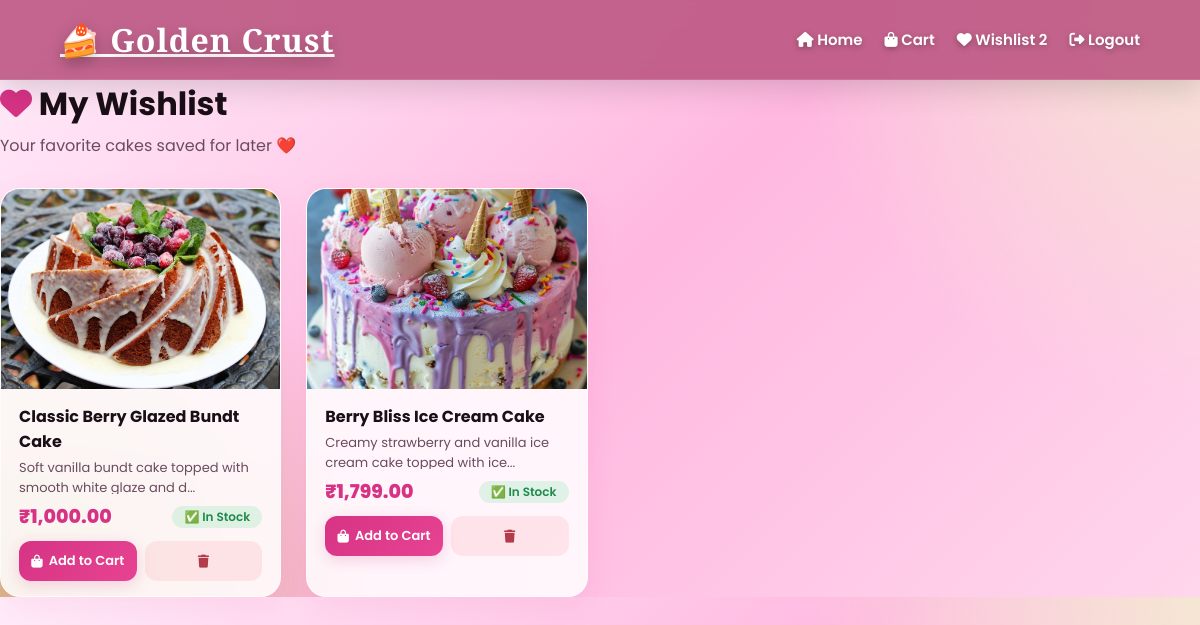
Screenshot of /wishlist_page.php (signed in) with the database file from the repository.
### tables this page shows
CREATE TABLE `wishlist` (
  `id` int(11) NOT NULL,
  `user_id` int(11) NOT NULL,
  `product_id` int(11) NOT NULL,
  `added_date` datetime DEFAULT current_timestamp()
);

CREATE TABLE `cakes` (
  `id` int(11) NOT NULL,
  `itemname` varchar(255) NOT NULL,
  `categories` enum('Chocolate','Fruit','Bundt','Velvet','Celebration','Ice Cream','Cupcake','Roll','Pastry') NOT NULL,
  `price` decimal(10,2) NOT NULL,
  `img` varchar(255) DEFAULT NULL,
  `description` text DEFAULT NULL,
  `stock` int(11) NOT NULL DEFAULT 0,
  `created_at` timestamp NOT NULL DEFAULT current_timestamp()
);

### wishlist_page.php (the view, shortened to what this page needs)
<?php
$conn = mysqli_connect("localhost", "root", "", "golden_crust");
$user_id = isset($_SESSION['user_id']) ? (int)$_SESSION['user_id'] : 0;
$stmt = mysqli_prepare($conn, "
    SELECT w.*, c.itemname, c.price, c.img, c.description, c.stock
    FROM wishlist w
    JOIN cakes c ON w.product_id = c.id
    WHERE w.user_id = ?
    ORDER BY w.added_date DESC
");
mysqli_stmt_bind_param($stmt, "i", $user_id);
mysqli_stmt_execute($stmt);
$result = mysqli_stmt_get_result($stmt);
$stmt = mysqli_prepare($conn, "SELECT COUNT(*) AS total FROM wishlist WHERE user_id = ?");
mysqli_stmt_bind_param($stmt, "i", $user_id);
mysqli_stmt_execute($stmt);
$count_result = mysqli_stmt_get_result($stmt);
$count_row = mysqli_fetch_assoc($count_result);
$wishlist_count = $count_row['total'] ?? 0;
?>
<!DOCTYPE html>
<html>
<head>
<link rel="stylesheet" href="https://cdnjs.cloudflare.com/ajax/libs/font-awesome/6.4.0/css/all.min.css">
     <link rel="stylesheet" href="css/style.css">
<link rel="stylesheet" href="css/wishlist.css">
</head>
<body>
<nav class="navbar">
    <a href="cakes.php" class="logo">🍰 Golden Crust</a>
    <ul class="nav-links">
        <li><a href="cakes.php"><i class="fas fa-home"></i> Home</a></li>
        <li><a href="cart.php"><i class="fas fa-shopping-bag"></i> Cart</a></li>
        <li><a href="wishlist_page.php"><i class="fas fa-heart"></i> Wishlist
            <?php if ($wishlist_count > 0): ?>
                <span class="badge"><?php echo $wishlist_count; ?></span>
            <?php endif; ?>
        </a></li>
        <li><a href="logout.php"><i class="fas fa-sign-out-alt"></i> Logout</a></li>
    </ul>
</nav>
<div class="wishlist-container">
    <h1><i class="fas fa-heart"></i> My Wishlist</h1>
    <p class="subtitle">Your favorite cakes saved for later ❤️</p>
    <?php if (mysqli_num_rows($result) > 0): ?>
        <div class="wishlist-grid">
            <?php while ($row = mysqli_fetch_assoc($result)):
                $stock = (int)$row['stock'];
                $price = number_format((float)$row['price'], 2);
                $img = !empty($row['img']) ? 'admin/uploads/' . htmlspecialchars($row['img']) : '';
            ?>
                <div class="wishlist-item" data-product-id="<?php echo $row['product_id']; ?>">
                    <div class="img-wrap">
                        <?php if (!empty($img)): ?>
                            <img src="<?php echo $img; ?>" alt="<?php echo htmlspecialchars($row['itemname']); ?>">
                        <?php else: ?>
                            <div style="display:flex;align-items:center;justify-content:center;height:200px;color:#d63384;font-size:40px;">
                                <i class="fas fa-cake"></i>
                            </div>
                        <?php endif; ?>
                    </div>
                    <div class="info">
                        <h3><?php echo htmlspecialchars($row['itemname']); ?></h3>
                        <p class="desc"><?php echo substr(htmlspecialchars($row['description'] ?? ''), 0, 60); ?>...</p>
                        <div style="display:flex;justify-content:space-between;align-items:center;">
                            <span class="price">₹<?php echo $price; ?></span>
                            <span class="stock <?php echo $stock > 0 ? 'in-stock' : 'out-stock'; ?>">
                                <?php echo $stock > 0 ? '✅ In Stock' : '❌ Out of Stock'; ?>
                            </span>
                        </div>
                    </div>
                    <div class="actions">
                        <?php if ($stock > 0): ?>
                            <a href="add_to_cart.php?product_id=<?php echo $row['product_id']; ?>&qty=1" class="btn btn-add-cart">
                                <i class="fas fa-shopping-bag"></i> Add to Cart
                            </a>
                        <?php else: ?>
                            <span class="btn btn-out-of-stock">
                                <i class="fas fa-ban"></i> Out of Stock
                            </span>
                        <?php endif; ?>
                        <button class="btn btn-remove" onclick="removeFromWishlist(<?php echo $row['product_id']; ?>, this)">
                            <i class="fas fa-trash"></i>
                        </button>
                    </div>
                </div>
            <?php endwhile; ?>
        </div>
    <?php endif; ?>
</div>
</body>
</html>

### css/style.css (style rules this page uses)
* { margin: 0; padding: 0; box-sizing: border-box; font-family: 'Poppins', sans-serif; }
:root { --primary: #EC7FA9; --secondary: #FFB8E0; --dark: #BE5985; --light: #FFEDFA; --white: #ffffff; --text: #4a2c3a; --footer-bg: #c96a8f; --footer-dark: #a84d72; }
html { scroll-behavior: smooth; }
body { background: radial-gradient(circle at top right, #f5e6d3 0%, transparent 30%), radial-gradient(circle at bottom left, #d9b38c 0%, transparent 30%), linear-gradient(135deg, #FFEDFA, #FFB8E0, #FFD6EC); color: var(--text); overflow-x: hidden; padding-top: 80px; }
.navbar { position: fixed; top: 0; left: 0; width: 100%; display: flex; justify-content: space-between; align-items: center; padding: 18px 60px; background: rgba(190, 89, 133, 0.92); backdrop-filter: blur(12px); -webkit-backdrop-filter: blur(12px); border-bottom: 1px solid rgba(255, 255, 255, 0.1); box-shadow: 0 8px 30px rgba(0, 0, 0, 0.15); z-index: 1000; }
.logo { font-size: 32px; font-weight: 800; color: #fff; letter-spacing: 1px; font-family: 'Playfair Display', serif; text-shadow: 0 5px 15px rgba(0, 0, 0, 0.25); cursor: pointer; transition: 0.4s; }
.nav-links { display: flex; align-items: center; gap: 22px; list-style: none; }
.nav-links a { text-decoration: none; color: #fff; font-size: 15px; font-weight: 600; transition: 0.3s; position: relative; text-shadow: 0 2px 6px rgba(0, 0, 0, 0.3); }
.nav-links a::after { content: ""; position: absolute; left: 0; bottom: -6px; width: 0%; height: 2px; background: #fff; transition: 0.3s; }

### css/wishlist.css (style rules this page uses)
.wishlist-container { max-width: 1200px; margin: 0 auto; }
.wishlist-container h1 { font-size: 32px; color: #1a0f17; margin-bottom: 5px; }
.wishlist-container h1 i { color: #d63384; }
.wishlist-container .subtitle { color: #6b4b5e; margin-bottom: 30px; }
.wishlist-grid { display: grid; grid-template-columns: repeat(auto-fill, minmax(260px, 1fr)); gap: 25px; }
.wishlist-item { background: rgba(255, 255, 255, 0.85); backdrop-filter: blur(10px); border-radius: 20px; overflow: hidden; box-shadow: 0 10px 30px rgba(214, 51, 132, 0.08); border: 1px solid rgba(255, 255, 255, 0.6); transition: all 0.3s ease; }
.wishlist-item .img-wrap { width: 100%; height: 200px; overflow: hidden; background: #f8e8ef; }
.wishlist-item .img-wrap img { width: 100%; height: 100%; object-fit: cover; transition: transform 0.3s ease; }
.wishlist-item .info { padding: 15px 18px 10px; }
.wishlist-item .info h3 { font-size: 16px; color: #1a0f17; font-weight: 700; }
.wishlist-item .info .desc { color: #6b4b5e; font-size: 13px; margin: 4px 0 8px; height: 36px; overflow: hidden; }
.wishlist-item .info .price { color: #d63384; font-weight: 800; font-size: 19px; }
.wishlist-item .info .stock { font-size: 12px; font-weight: 600; padding: 2px 12px; border-radius: 20px; display: inline-block; }
.in-stock { background: rgba(46, 213, 115, 0.15); color: #1f8b4c; }
.wishlist-item .actions { display: flex; gap: 8px; padding: 0 18px 15px; }
.wishlist-item .actions .btn { flex: 1; padding: 10px 12px; border: none; border-radius: 12px; font-weight: 600; font-size: 13px; cursor: pointer; transition: all 0.3s ease; text-align: center; text-decoration: none; display: flex; align-items: center; justify-content: center; gap: 6px; }
.btn-add-cart { background: linear-gradient(135deg, #d63384, #e84393); color: white; box-shadow: 0 4px 15px rgba(214, 51, 132, 0.2); }
.btn-remove { background: rgba(255, 71, 87, 0.1); color: #b33c4a; flex: 0.4; }

### rows the page displays
wishlist: product.img (picture), product.itemname "Classic Berry Glazed Bundt Cake", product.description "Soft vanilla bundt cake topped with smooth white glaze and d", product.price "1,000.00"
wishlist: product.img (picture), product.itemname "Berry Bliss Ice Cream Cake", product.description "Creamy strawberry and vanilla ice cream cake topped with ice", product.price "1,799.00"

### other values shown
$wishlist_count "2"
